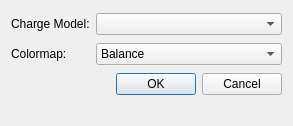
<?xml version="1.0" encoding="UTF-8"?>
<ui version="4.0">
 <class>ChargeDialog</class>
 <widget class="QDialog" name="ChargeDialog">
  <property name="geometry">
   <rect>
    <x>0</x>
    <y>0</y>
    <width>293</width>
    <height>126</height>
   </rect>
  </property>
  <property name="windowTitle">
   <string>Partial Charges</string>
  </property>
  <layout class="QFormLayout" name="formLayout">
   <item row="1" column="0">
    <widget class="QLabel" name="colormapLabel">
     <property name="text">
      <string>Colormap:</string>
     </property>
    </widget>
   </item>
   <item row="2" column="1">
    <widget class="QDialogButtonBox" name="buttonBox">
     <property name="standardButtons">
      <set>QDialogButtonBox::Cancel|QDialogButtonBox::Ok</set>
     </property>
    </widget>
   </item>
   <item row="1" column="1">
    <widget class="QComboBox" name="colorMapCombo">
     <item>
      <property name="text">
       <string>Balance</string>
      </property>
      <property name="icon">
       <iconset>
        <normaloff>balance.png</normaloff>balance.png</iconset>
      </property>
     </item>
     <item>
      <property name="text">
       <string>Blue-DarkRed</string>
      </property>
      <property name="icon">
       <iconset>
        <normaloff>bluedarkred.png</normaloff>bluedarkred.png</iconset>
      </property>
     </item>
     <item>
      <property name="text">
       <string>Coolwarm</string>
      </property>
      <property name="icon">
       <iconset>
        <normaloff>coolwarm.png</normaloff>coolwarm.png</iconset>
      </property>
     </item>
     <item>
      <property name="text">
       <string>Spectral</string>
      </property>
      <property name="icon">
       <iconset>
        <normaloff>spectral.png</normaloff>spectral.png</iconset>
      </property>
     </item>
     <item>
      <property name="text">
       <string>Turbo</string>
      </property>
      <property name="icon">
       <iconset>
        <normaloff>turbo.png</normaloff>turbo.png</iconset>
      </property>
     </item>
    </widget>
   </item>
   <item row="0" column="1">
    <widget class="QComboBox" name="modelCombo"/>
   </item>
   <item row="0" column="0">
    <widget class="QLabel" name="chargeModelLabel">
     <property name="text">
      <string>Charge Model:</string>
     </property>
    </widget>
   </item>
   <item row="2" column="0">
    <spacer name="verticalSpacer">
     <property name="orientation">
      <enum>Qt::Vertical</enum>
     </property>
     <property name="sizeHint" stdset="0">
      <size>
       <width>20</width>
       <height>40</height>
      </size>
     </property>
    </spacer>
   </item>
  </layout>
 </widget>
 <tabstops>
  <tabstop>modelCombo</tabstop>
  <tabstop>colorMapCombo</tabstop>
 </tabstops>
 <resources/>
 <connections/>
</ui>
